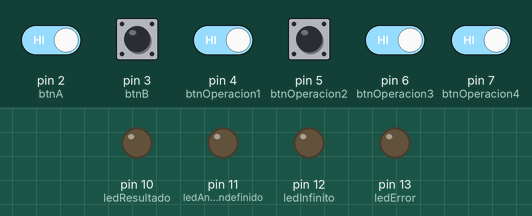
Simulated run of this sketch. Board: Arduino Uno, built with avr-gcc and run on an emulated ATmega328P. Shown: output pins drawn as LEDs (lit = HIGH). The test bench sets the inputs (shaded band); at power-on: pin 2 (btnA), pin 3 (btnB), pin 4 (btnOperacion1), pin 5 (btnOperacion2), pin 6 (btnOperacion3), pin 7 (btnOperacion4) HIGH.

Above: at 2.8 s.
2.9 s: pin 2 (btnA) driven LOW and pin 6 (btnOperacion3) driven LOW
At 3.5 s:
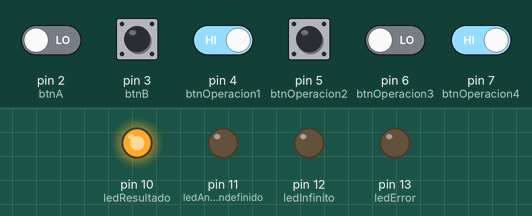
4.5 s: pin 2 (btnA) driven HIGH
At 6.2 s:
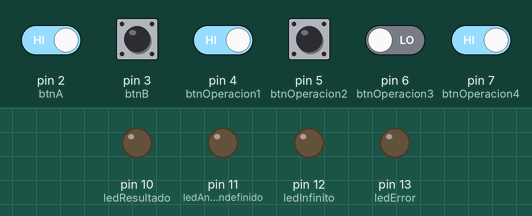
6.5 s: pin 2 (btnA) driven LOW
At 7.8 s:
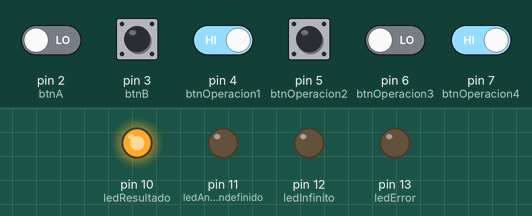
8.5 s: pin 4 (btnOperacion1) driven LOW and pin 7 (btnOperacion4) driven LOW
At 9.3 s:
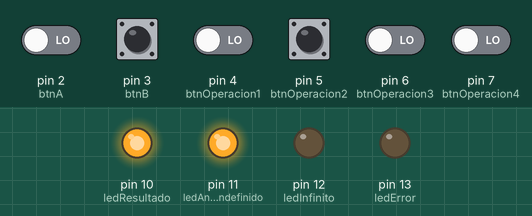
Timing chart, 0 to 11.5 s (numbered marks = the images above; inputs shaded):
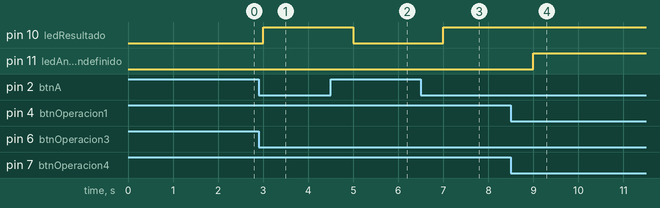

The sketch:

ALU.ino
```cpp
 int A = 0;
int B = 0;
int operacion = 0;

// Pines de los botones
int btnOperacion1 = 4; // Primer boton para seleccionar operacion
int btnOperacion2 = 5; // Segundo boton para seleccionar operacion
int btnOperacion3 = 6; // Tercer boton para seleccionar operacion
int btnOperacion4 = 7; // Cuarto boton para seleccionar operacion
int btnA = 2;          // Boton para seleccionar A (0 o 1)
int btnB = 3;          // Boton para seleccionar B (0 o 1)

// Pines de los LEDs
int ledResultado = 10;  // LED 1: Resultado de operaciones
int ledAndSignoIndefinido = 11;  // LED 2: Acarreo, signo, indefinido
int ledInfinito = 12;  // LED 3: Infinito (para división por 0)
int ledError = 13;     // LED 4: Error

void setup() {
  // Configurar pines de botones como entradas
  pinMode(btnOperacion1, INPUT);
  pinMode(btnOperacion2, INPUT);
  pinMode(btnOperacion3, INPUT);
  pinMode(btnOperacion4, INPUT);
  pinMode(btnA, INPUT);
  pinMode(btnB, INPUT);

  // Configurar pines de LEDs como salidas
  pinMode(ledResultado, OUTPUT);
  pinMode(ledAndSignoIndefinido, OUTPUT);
  pinMode(ledInfinito, OUTPUT);
  pinMode(ledError, OUTPUT);

  Serial.begin(9600);  // Para depuración si es necesario
}

void loop() {
  // Leer los botones para seleccionar A y B
  A = digitalRead(btnA);
  B = digitalRead(btnB);

  // Leer botones para seleccionar la operacion
  int estadoOperacion1 = digitalRead(btnOperacion1);
  int estadoOperacion2 = digitalRead(btnOperacion2);
  int estadoOperacion3 = digitalRead(btnOperacion3);
  int estadoOperacion4 = digitalRead(btnOperacion4);

  // Determinar la operacion:
  // Combinaciones para 4 botones (0000 - 1111)
  if (estadoOperacion1 == LOW && estadoOperacion2 == LOW && estadoOperacion3 == LOW && estadoOperacion4 == LOW) {
    operacion = 0; // No hacer nada
  } else if (estadoOperacion1 == HIGH && estadoOperacion2 == LOW && estadoOperacion3 == LOW && estadoOperacion4 == LOW) {
    operacion = 1; // Suma (0001)
  } else if (estadoOperacion1 == LOW && estadoOperacion2 == HIGH && estadoOperacion3 == LOW && estadoOperacion4 == LOW) {
    operacion = 2; // Resta (0010)
  } else if (estadoOperacion1 == HIGH && estadoOperacion2 == HIGH && estadoOperacion3 == LOW && estadoOperacion4 == LOW) {
    operacion = 3; // Multiplicacion (0011)
  } else if (estadoOperacion1 == LOW && estadoOperacion2 == LOW && estadoOperacion3 == HIGH && estadoOperacion4 == LOW) {
    operacion = 4; // Division (0100)
  } else if (estadoOperacion1 == HIGH && estadoOperacion2 == LOW && estadoOperacion3 == HIGH && estadoOperacion4 == LOW) {
    operacion = 5; // AND (0101)
  } else if (estadoOperacion1 == LOW && estadoOperacion2 == HIGH && estadoOperacion3 == HIGH && estadoOperacion4 == LOW) {
    operacion = 6; // OR (0110)
  } else if (estadoOperacion1 == HIGH && estadoOperacion2 == HIGH && estadoOperacion3 == HIGH && estadoOperacion4 == LOW) {
    operacion = 7; // NOT (0111)
  } else if (estadoOperacion1 == LOW && estadoOperacion2 == LOW && estadoOperacion3 == LOW && estadoOperacion4 == HIGH) {
    operacion = 8; // XOR (1000)
  } else if (estadoOperacion1 == HIGH && estadoOperacion2 == LOW && estadoOperacion3 == LOW && estadoOperacion4 == HIGH) {
    operacion = 9; // XNOR (1001)
  } else if (estadoOperacion1 == HIGH && estadoOperacion2 == HIGH && estadoOperacion3 == LOW && estadoOperacion4 == HIGH) {
    operacion = 10; // NAND (1011)
  }

  // Apagar todos los LEDs antes de realizar la operacion
  apagarTodosLosLEDs();

  // Ejecutar la operación seleccionada
  switch (operacion) {
    case 0:
      // No hacer nada en caso de operacion 0000
      break;

    case 1:  // Suma
      digitalWrite(ledResultado, A ^ B);  // XOR para la suma
      digitalWrite(ledAndSignoIndefinido, A & B);  // AND para el acarreo
      break;

    case 2:  // Resta
      digitalWrite(ledResultado, A ^ B);  // XOR para la resta
      digitalWrite(ledAndSignoIndefinido, (!A) & B);  // Signo de la resta
      break;

    case 3:  // Multiplicacion
      digitalWrite(ledResultado, A & B);  // AND para multiplicacion
      break;

    case 4:  // Division
      if (A == 0 && B == 0) {
        // 0 / 0 -> Indefinido
        digitalWrite(ledAndSignoIndefinido, HIGH);  // LED 2: Indefinido
        digitalWrite(ledError, HIGH);  // LED 4: Error
      } else if (A == 1 && B == 0) {
        // 1 / 0 -> Infinito
        digitalWrite(ledInfinito, HIGH);  // LED 3: Infinito
        digitalWrite(ledError, HIGH);     // LED 4: Error
      } else if (A == 0 && B == 1) {
        // 0 / 1 -> Todos los LEDs apagados
        apagarTodosLosLEDs();  // Apagar todos los LEDs
      } else if (A == 1 && B == 1) {
        // 1 / 1 -> Resultado normal
        digitalWrite(ledResultado, HIGH);  // LED 1: Resultado (1)
      }
      break;

    case 5:  // AND
      digitalWrite(ledResultado, A & B);  // Resultado de AND
      break;

    case 6:  // OR
      digitalWrite(ledResultado, A | B);  // Resultado de OR
      break;

    case 7:  // NOT (solo aplica a A)
      digitalWrite(ledResultado, !A);  // Resultado de NOT en A
      break;

    case 8:  // XOR
      digitalWrite(ledResultado, A ^ B);  // Resultado de XOR
      break;

    case 9:  // XNOR
      digitalWrite(ledResultado, !(A ^ B));  // Resultado de XNOR
      break;

    case 10:  // NAND
      digitalWrite(ledResultado, !(A & B));  // Resultado de NAND
      break;


  }

  delay(1000); // Añadir un pequeño retraso
}

// Para apagar todos los LEDs
void apagarTodosLosLEDs() {
  digitalWrite(ledResultado, LOW);
  digitalWrite(ledAndSignoIndefinido, LOW);
  digitalWrite(ledInfinito, LOW);
  digitalWrite(ledError, LOW);
}
```

Measured:
- after the input at 2.9 s, pin 10 (ledResultado): LOW → HIGH after 0.10 s
- after the input at 4.5 s, pin 10 (ledResultado): HIGH → LOW after 0.50 s
- after the input at 6.5 s, pin 10 (ledResultado): LOW → HIGH after 0.50 s
- after the input at 8.5 s, pin 11 (ledAndSignoIndefinido): LOW → HIGH after 0.50 s
